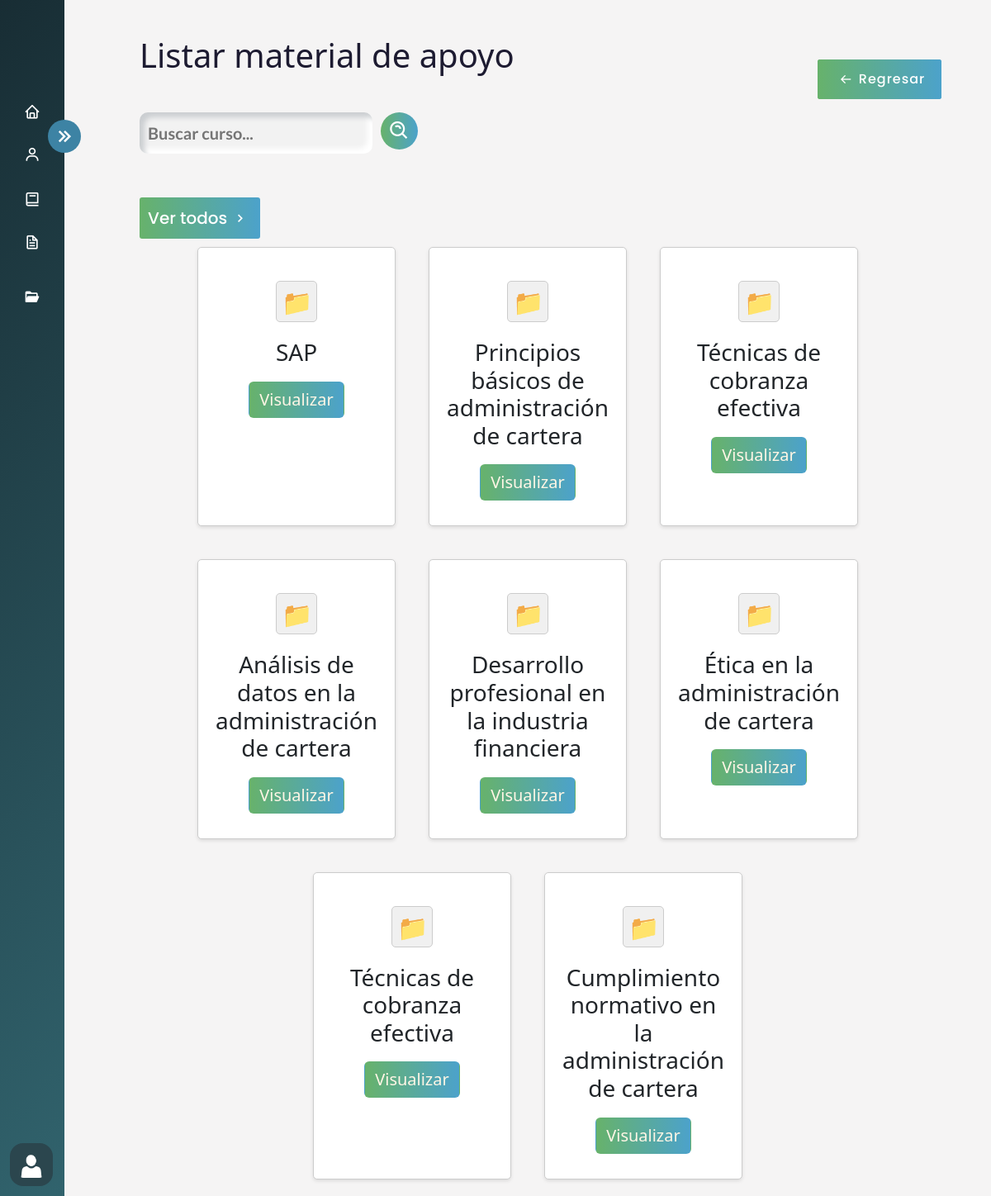
Screenshot of /filtrar_cursos_material/ (signed in) with the database file from the repository.
### AppCursos/models.py (models this page shows, shortened)
class Cursos(models.Model):
     nombre_curso=models.CharField(max_length=100)
     descripcion_curso = models.CharField(max_length=500)
     estado_curso= models.BooleanField(default=False)
     duracion_curso = models.IntegerField(blank=True, null=True)
     iconoCurso = models.ImageField(upload_to='IconosCurso', null=True,blank=True)
     id_cargo=models.ForeignKey(Cargo, on_delete=models.CASCADE,null=True)
     class Meta:
          verbose_name_plural = 'Cursos'

### AppCursos/views.py (the view)
# urls.py: path('filtrar_cursos_material/', login_required(user_passes_test(views.valida_administrativos, login_url='/acceso_denegado/')(views.filtrar_cursos_material)), name='filtrar_cursos_material'),
def filtrar_cursos_material(request):
    filtrocm = Cursos.objects.filter(nombre_curso__contains=request.GET.get('search',''))
    context = {'filtrocm':filtrocm}
    return render(request, 'material_apoyo/cursos_material.html', {'listarc': filtrocm})

### AppCursos/context_processors.py (called while the page is built)
def group_name(request):
    group_name = None
    if request.user.is_authenticated:
        group = Group.objects.filter(user=request.user).first()
        if group:
            group_name = group.name
    return {'group_name': group_name}

### AppCursos/views.py (called while the page is built)
def valida_administrativos(user):
    return user.groups.filter(name='administrativos').exists()

### Templates/material_apoyo/cursos_material.html (shortened to what this page needs)
{% extends 'Layout/Base.html' %}
{% load static %}
{% block content %}
<link rel="stylesheet" href="{% static 'Css/Material.css' %}">
<div class="home_content">
    <div class="text">
        <div class="container2 container-fluid">
        <h1> Listar material de apoyo </h1>
        <br>
        <form class="search" action="{% url 'filtrar_cursos_material' %}" method="GET">
            <input type="text" class="search-bar" name="search" placeholder="Buscar curso...">
            <button class="search-icon"> <i class='bx bx-search-alt'
                style="font-size:27px; "></i></button> <br>
            </form>
        <br>
        <a href="{% url 'Listar_cursos_material' %}">
            <button class="ver_todos">
                <span>Ver todos</span>
                <i class='bx bx-chevron-right'></i>
            </button>
        </a>
        <div class="card-container">
                <div class="card-container">
                    {% for curso in listarc %}
                    <div class="card">
                        <div class="folder-icon">
                        </div>
                        <div class="card-content">
                            <h3>{{ curso.nombre_curso  }}</h3>
                            <a href="{% url 'material_list' curso_id=curso.pk  %}" >
                                <button type="button" class="btn visualizar">Visualizar</button>
                            </a>
                        </div>
                    </div>
                    {% endfor %}
                </div>
        </div>
    </div>
</div>
{% if group_name == 'administrativos' %}
<a href="{% url 'gestion_MaterialApoyo' %}" id="back2">
     <button class="back">
        <button class="back">
            <i class='bx bx-arrow-back'></i>
            <span>Regresar</span>
        </button>
    </button>
</a>
    {% endif %}
{% endblock %}

### static/Css/Estilo.css (style rules this page uses)
body { overflow-x: hidden; }
* { margin: 0; padding: 0; box-sizing: border-box; }

### static/Css/Material.css (style rules this page uses)
body { margin: 0; padding: 0; box-sizing: border-box; background-color: #f2f0f0b4; overflow-y: scroll; }
.home_content { position: absolute; height: 100%; width: calc(100% - 78px); left: 78px; transition: all 0.5s ease; }
.home_content .text { font-size: 25px; font-weight: 500; color: #1d1b31; margin: 12px; }
.card-container { display: flex; flex-wrap: wrap; gap: 20px; justify-content: center; margin: 0 auto; max-width: 1200px; }
.card { background-color: #fff; border: 1px solid #ccc; border-radius: 5px; box-shadow: 0 2px 4px rgba(0, 0, 0, 0.1); width: 20vw; padding: 20px; text-align: center; margin: 10px; }
.folder-icon { background-color: #f0f0f0; border: 1px solid #ccc; border-radius: 5px; height: 50px; width: 50px; margin: 20px auto; }
.folder-icon::before { content: "\1F4C1"; font-size: 30px; line-height: 50px; }
input[type="text"], #id_duracion_curso, #id_iconoCurso, #id_numero_intentos, #id_instrucciones_evaluacion { background-color: #f2f2f2; border: none; border-radius: 10px; outline: none; padding: 10px; transition: all 0.3s ease; font-size: 20px; font-weight: bold; color: #333; }
.search-bar { caret-color: #0fbf12; font-family: 'Lato', sans-serif; background: #ecf0f3; font-weight: 300; box-shadow: inset 6px 6px 6px #cbced1, inset -6px -6px 6px white; border: none; border-radius: 40px; outline: none; transition: all 0.3s ease; font-size: 20px; color: #000000; margin-bottom: 5px; transition: all 0.3s ease; width: 30%; padding: 10px 10px 10px 10px; }
.back { align-items: center; position: fixed; top: 5%; right: 5%; display: flex; height: 3em; width: 150px; padding: 10px; font-size: 16px; align-items: center; justify-content: center; border-radius: 3px; letter-spacing: 1px; transition: all 0.4s linear; cursor: pointer; border: none; background: linear-gradient(to right, #67b26b, #4ca2cb); color: #fff; transition: all 0.4s ease-in; font-family: 'Poppins', sans-serif ; font-weight: 500; }
.back > i { transition: all 0.4s ease-in; width: 30px; }
.visualizar { background: linear-gradient(to right, #67b26b, #4ca2cb); color: #fff6e5; font-weight: 500; font-size: 20px; transition: all 0.4s linear; margin: 10px; }
.search-icon { border: none; background: linear-gradient(to right, #67b26b, #4ca2cb); color: #fff; border-radius: 50%; width: 45px; height: 45px; font-size: 20px; text-align: center; display: flex; align-items: center; justify-content: center; }
a { text-decoration: none; }
.ver_todos { width: auto; font-size: 20px; margin: 10px 0px 0px 0px; display: flex; height:auto; padding: 10px; align-items: center; font-family: 'Poppins', sans-serif; font-weight: 500; justify-content: center; border-radius: 3px; transition: all 0.4s linear; cursor: pointer; border: none; background: linear-gradient(to right, #67b26b, #4ca2cb); color: #fff; text-decoration: none; }
.ver_todos>i { width: 30px; font-size: 20px; transition: all 0.4s ease-in; }
form { display: flex; justify-content: start; }
form > * { margin-right: 10px; }
.card-container { animation: card-container 0.8s; }
.container2 { width: 80vw; margin: 3% auto; padding: 10px; position: relative; top: 1%; }

### rows the page displays
Cursos: nombre_curso "SAP"
Cursos: nombre_curso "Principios básicos de administración de cartera"
Cursos: nombre_curso "Técnicas de cobranza efectiva"
Cursos: nombre_curso "Análisis de datos en la administración de cartera"
Cursos: nombre_curso "Desarrollo profesional en la industria financiera"
Cursos: nombre_curso "Ética en la administración de cartera"
Cursos: nombre_curso "Técnicas de cobranza efectiva"
Cursos: nombre_curso "Cumplimiento normativo en la administración de cartera"
